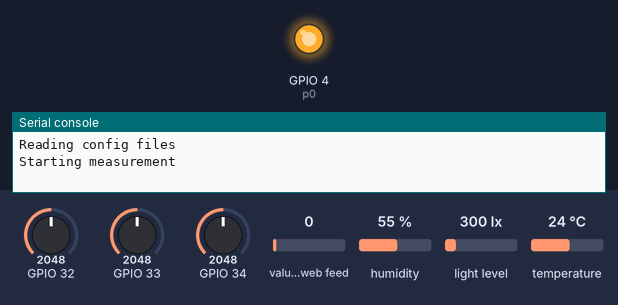
The program below on a simulated ESP32 board running MicroPython. On the bench: output pins drawn as LEDs (lit = HIGH), the last lines printed to the serial console. Inputs (shaded band) come from the test bench; at power-on: GPIO 32 = 2048, GPIO 33 = 2048, GPIO 34 = 2048, value of the web feed 0, humidity 55 %, light level 300 lx, temperature 24 °C (analog values on the 0–4095 scale). WiFi joins after 1.5 s; requests to the public web service named in the program get a made-up reply in its usual format after 0.4 s (London, UTC, broken clouds, 64 % humidity, 1013 hPa unless stated); deep sleep restarts the program when it ends.

Above: at 3.9 s.
At 40.0 s:
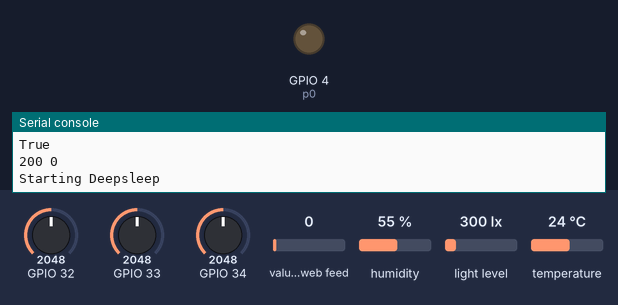
Timing chart, 0 to 93.8 s (numbered marks = the images above):
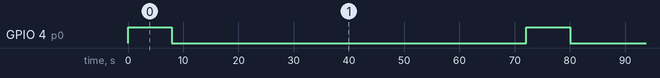

Measured:
- by itself, GPIO 4 (p0): alternates HIGH for 7.9 s and LOW for 64.2 s

The program:

main.py
```python
import time
import sensors_utils as SensorsUtils
import network_utils as network_utils
from machine import Pin, deepsleep


print("Starting measurement")

# Measure sensors
p0 = Pin(4, Pin.OUT)  # Set pin 4 to high state to measure pin states
p0.value(1)  # Set pin to high/on

# Battery
battery_reading = SensorsUtils.battery_sampling_function(
    pin_number=pin_battery,
    sample_size=15,
    inter_time=0.2,
    include_raw=True
)

# DHT temperature and humidity
temp_air_1, hum_air_1 = SensorsUtils.temp_hum_air(pin_dht)

# Soil moisture
soil_moist, soil_moist_raw = SensorsUtils.capacity_sampling_function(
    pin_number=pin_moisture,
    sample_size=15,
    inter_time=0.2,
    include_raw=True
)

# Salt sensor
salt_value = SensorsUtils.salt_sensor_sampler(
    salt_pin=pin_salt_sensor,
    max_value=4095,
    min_value=0,
    n_sample=3,
    time_samples=0.5
)

# Light sensor
light_measurement = SensorsUtils.light_sensor_bh1750(
    pin_light_sensor_scl,
    pin_light_sensor_sda
)

# Set pin 4 to low state
p0.value(0)  # Set pin to low/off

data_dict = {
    'Battery_level': battery_reading,
    'Temperature_air': temp_air_1,
    'Humidity_air': hum_air_1,
    'Soil_moisture': soil_moist,
    'light_level': light_measurement,
    'salt_value': salt_value
}

print(data_dict)


# Sending data to Blynk
print("\n Sending data to Blynk")

# Connect to Wi-Fi network
network_utils.do_connect(SSID=device_config["SSID"],
                         PASSWORD=device_config["PASSWORD"])

# Send data
for element, value in data_dict.items():

    network_utils.get_request(
        device_token=blynk_token,
        pin_name=blynk_config[element],
        value_to_post=round(value, 1),
        debug=debug_state
    )


# Deepsleep
print("Starting Deepsleep")

deepsleep(int(time_deepsleep_minutes * 60 * 1000))  # Convert minutes to ms
```

sensors_utils.py
```python
from machine import Pin, ADC, I2C
import dht
from utime import sleep_ms
from time import sleep

class BH1750:
    """
    Micropython BH1750 ambient light sensor driver.
    Complete project details at https://RandomNerdTutorials.com
    randomnerdtutorials.com/esp32-esp8266-dht11-dht22-micropython-temperature-humidity-sensor/
    """

    PWR_OFF = 0x00
    PWR_ON = 0x01
    RESET = 0x07

    # modes
    CONT_LOWRES = 0x13
    CONT_HIRES_1 = 0x10
    CONT_HIRES_2 = 0x11
    ONCE_HIRES_1 = 0x20
    ONCE_HIRES_2 = 0x21
    ONCE_LOWRES = 0x23

    # default addr=0x23 if addr pin floating or pulled to ground
    # addr=0x5c if addr pin pulled high
    def __init__(self, bus, addr=0x23):
        self.bus = bus
        self.addr = addr
        self.off()
        self.reset()

    def off(self):
        """Turn sensor off."""
        self.set_mode(self.PWR_OFF)

    def on(self):
        """Turn sensor on."""
        self.set_mode(self.PWR_ON)

    def reset(self):
        """Reset sensor, turn on first if required."""
        self.on()
        self.set_mode(self.RESET)

    def set_mode(self, mode):
        """Set sensor mode."""
        self.mode = mode
        self.bus.writeto(self.addr, bytes([self.mode]))

    def luminance(self, mode):
        """Sample luminance (in lux), using specified sensor mode."""
        # continuous modes
        if mode & 0x10 and mode != self.mode:
            self.set_mode(mode)
        # one shot modes
        if mode & 0x20:
            self.set_mode(mode)
        # earlier measurements return previous reading
        sleep_ms(24 if mode in (0x13, 0x23) else 180)
        data = self.bus.readfrom(self.addr, 2)
        factor = 2.0 if mode in (0x11, 0x21) else 1.0
        result = (data[0] << 8 | data[1]) / (1.2 * factor)
        return result


def light_sensor_bh1750(light_sensor_scl, light_sensor_sda):
    """
    Light sensor measurement using BH1750.
    :param light_sensor_scl: SCL pin number
    :param light_sensor_sda: SDA pin number
    :return: Light measurement in lux
    """
    i2c = I2C(1, scl=Pin(light_sensor_scl), sda=Pin(light_sensor_sda))
    light_sensor = BH1750(i2c)
    light_measurement = light_sensor.luminance(BH1750.ONCE_HIRES_1)
    return light_measurement


def battery_reader(battery_dtc, vref=1100):
    """
    Function to read battery voltage.
    :param battery_dtc: Battery DTC pin number
    :param vref: Voltage reference
    :return: Battery voltage
    """
    pin_number = int(battery_dtc)
    battery_level = ADC(Pin(pin_number))
    battery_level.atten(ADC.ATTN_11DB)
    battery_read = battery_level.read()

    val_voltage = (battery_read / 4095.0) * 6.6 * vref
    val_voltage = val_voltage / 291.8

    if val_voltage > 1:
        val_voltage = 100
    elif val_voltage < 1:
        val_voltage = val_voltage

    return val_voltage


def battery_sampling_function(pin_number, sample_size, inter_time, include_raw=True):
    """
    Function to sample battery voltage.
    :param pin_number: Battery pin number
    :param sample_size: Number of samples
    :param inter_time: Interval time between samples
    :param include_raw: Include raw values in the average
    :return: Average battery voltage
    """
    suma_valores = 0
    suma = 0
    suma_raw = 0
    if include_raw is True:
        for sample in range(sample_size):
            readed_value = battery_reader(battery_dtc=pin_number)
            suma_raw = suma_raw + readed_value
            promedio_raw = suma_raw / sample_size
            sleep(inter_time)

        return promedio_raw

    return promedio_raw


def temp_hum_air(pin_number):
    """
    Function to read temperature and humidity from DHT22 sensor.
    :param pin_number: DHT22 sensor pin number
    :return: Temperature and humidity values
    """
    sensor = dht.DHT11(Pin(pin_number))

    try:
        sleep(.2)
        sensor.measure()
        temp = sensor.temperature()
        hum = sensor.humidity()
        return temp, hum

    except Exception as e:
        log_originator = "./sensor_utils temp_hum_air"
        print('\n Exception: ', str(e))
        logger_info(origin=log_originator, message=e)
        sleep(3)
        reset()


def capacitance_soil_moisture(pin_number, water_value=1383, air_value=3520):
    """
    Function to read soil moisture with a capacitance sensor.
    :param pin_number: Soil moisture sensor pin number
    :param water_value: Value at water
    :param air_value: Value at air
    :return: Normalized soil moisture value and raw reading
    """
    pin_number = int(pin_number)
    soil = ADC(Pin(pin_number))
    soil.atten(ADC.ATTN_11DB)
    soil_read = soil.read()
    moisture = 100 - (100 * (soil_read - water_value) / (air_value - water_value))

    if moisture > 100:
        moisture = 100
    elif moisture < 0:
        moisture = 0

    return moisture, soil_read


def capacity_sampling_function(pin_number, sample_size, inter_time, include_raw):
    """
    Function to sample soil moisture with a capacitance sensor.
    :param pin_number: Soil moisture sensor pin number
    :param sample_size: Number of samples
    :param inter_time: Interval time between samples
    :param include_raw: Include raw values in the average
    :return: Average soil moisture and average raw reading
    """
    suma_valores = 0
    suma = 0
    suma_raw = 0
    if include_raw is True:
        for sample in range(sample_size):
            readed_value = capacitance_soil_moisture(pin_number=pin_number)
            suma_raw = suma_raw + readed_value[1]
            promedio_raw = suma_raw / sample_size

            suma = suma + readed_value[0]
            promedio = suma / sample_size
            sleep(inter_time)

        return promedio, promedio_raw

    for sample in range(sample_size):
        suma = suma + capacitance_soil_moisture(pin_number=pin_number)[0]
        promedio = suma / sample_size
        sleep(inter_time)

    return promedio_raw, promedio


def salt_sensor_sampler(salt_pin, n_sample, time_samples, min_value=0, max_value=0):
    """
    Function to read salt with a capacitance sensor.
    :param salt_pin: Salt sensor pin number
    :param n_sample: Number of samples
    :param time_samples: Interval time between samples
    :param min_value: Minimum value
    :param max_value: Maximum value
    :return: Normalized salt value
    """
    pot = ADC(Pin(salt_pin))
    suma_samples = 0
    for read in range(n_sample):
        pot_value = pot.read()
        suma_samples = pot_value + suma_samples
        sleep(time_samples)

    sampled_reading = suma_samples / n_sample
    salt_norm = (100 * (sampled_reading - min_value) / (max_value - min_value))

    if salt_norm > 100:
        salt_norm = 100
    elif salt_norm < 0:
        salt_norm = 0

    return salt_norm
```

network_utils.py
```python
import urequests as requests
import network
from utime import sleep

sta_if = network.WLAN(network.STA_IF)

def do_connect(SSID, PASSWORD):
    '''
    Function to connect to the internet via WiFi
    '''

    if not sta_if.isconnected():
        sta_if.active(True)
        sta_if.connect(SSID, PASSWORD)
        print('Connecting to the network', SSID + "...")
        while not sta_if.isconnected():
            pass
    print('Network configuration(IP/Mask/GATEWAY/DNS:', sta_if.ifconfig(), '\n')


def get_blynk_constructor(device_token, pin_name, value_to_post, debug=True):
    '''
    Constructs the URL for a Blynk GET request to post a pin value.
    '''

    get_blynk_url = "http://ny3.blynk.cloud/external/api/update?token=" + device_token + "&" + str(pin_name) + "=" + str(value_to_post)
    if debug:
        print(get_blynk_url)
    return get_blynk_url


def event_blynk_constructor(token, event_code):
    '''
    Constructs the URL for sending an event in Blynk.
    '''

    event_description = 'None'
    event_blynk_url = "https://blynk.cloud/external/api/logEvent?token=" + token + "&code=" + event_code + "&description=" + event_description
    print(event_blynk_url)
    return event_blynk_url


def get_request(device_token, pin_name, value_to_post, debug=True):
    '''
    Sends a GET request to an API service.
    '''

    get_blynk_url = get_blynk_constructor(device_token=device_token,
                                          pin_name=pin_name,
                                          value_to_post=value_to_post,
                                          debug=debug)
    response = requests.get(get_blynk_url)
    if debug:
        print(debug)
        print(response.status_code, response.text)
    if response.status_code != 200:
        print("Bad status code received")
    return response.status_code, response.text


def get_request_event(device_token, event_code, debug=True):
    '''
    Sends a GET request to an API service for an event.
    '''

    get_blynk_url = event_blynk_constructor(token=device_token,
                                            event_code=event_code)

    response = requests.get(get_blynk_url)
```

main_utils.py
```python
def open_text_file(path, json=True):
    """
    Opens a text file and returns its content.

    Parameters:
    - path (str): The path to the text file.
    - json (bool): Indicates whether the file contains JSON data.
                   Default is True.

    Returns:
    - data (str or list or dict): The content of the text file.
                                  If json is True, returns a dictionary or list parsed from JSON.
                                  Otherwise, returns a list of lines from the file.

    """
    import ujson

    with open(path) as fp:
        if json:
            data = ujson.load(fp)
        else:
            data = fp.readlines()

    return data
```

boot.py
```python
from main_utils import open_text_file

print("Reading config files")

# Read config files
device_config = open_text_file("./config/device_config.txt", json=True)
blynk_config = open_text_file("./config/blynk_config.txt", json=True)

# Define device pins
pin_dht = device_config["pin_dht"]
pin_battery = device_config["pin_battery"]
pin_light_sensor_scl = device_config["pin_light_sensor_scl"]
pin_light_sensor_sda = device_config["pin_light_sensor_sda"]
pin_salt_sensor = device_config["pin_salt_sensor"]
pin_moisture = device_config["pin_moisture"]

# Define Blynk variables
blynk_token = device_config["blynk_token"]
debug_state = device_config["debug_state"]
time_deepsleep_minutes = device_config["time_deepsleep_minutes"]
```
